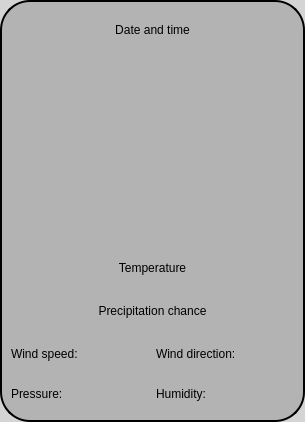
<?xml version="1.0" encoding="UTF-8"?>
<ui version="4.0">
 <class>Form</class>
 <widget class="QWidget" name="Form">
  <property name="geometry">
   <rect>
    <x>0</x>
    <y>0</y>
    <width>305</width>
    <height>422</height>
   </rect>
  </property>
  <property name="windowTitle">
   <string>Form</string>
  </property>
  <property name="styleSheet">
   <string notr="true">QWidget#Form{
background-color: rgba(72, 72, 72, 60);
border: 2px solid black; 
border-radius: 30px;}</string>
  </property>
  <layout class="QVBoxLayout" name="verticalLayout" stretch="1,5,1,1,2">
   <item>
    <widget class="QLabel" name="dateLabel">
     <property name="styleSheet">
      <string notr="true">font: 12pt &quot;Franklin Gothic Medium&quot;;
color: black;</string>
     </property>
     <property name="text">
      <string>Date and time</string>
     </property>
     <property name="alignment">
      <set>Qt::AlignCenter</set>
     </property>
    </widget>
   </item>
   <item>
    <layout class="QHBoxLayout" name="horizontalLayout" stretch="1,4,1">
     <item>
      <spacer name="horizontalSpacer">
       <property name="orientation">
        <enum>Qt::Horizontal</enum>
       </property>
       <property name="sizeHint" stdset="0">
        <size>
         <width>40</width>
         <height>20</height>
        </size>
       </property>
      </spacer>
     </item>
     <item>
      <widget class="QWidget" name="imageWidget" native="true"/>
     </item>
     <item>
      <spacer name="horizontalSpacer_2">
       <property name="orientation">
        <enum>Qt::Horizontal</enum>
       </property>
       <property name="sizeHint" stdset="0">
        <size>
         <width>40</width>
         <height>20</height>
        </size>
       </property>
      </spacer>
     </item>
    </layout>
   </item>
   <item>
    <widget class="QLabel" name="temperatureLabel">
     <property name="styleSheet">
      <string notr="true">font: 10pt &quot;Franklin Gothic Medium&quot;;
color: black;</string>
     </property>
     <property name="text">
      <string>Temperature</string>
     </property>
     <property name="alignment">
      <set>Qt::AlignCenter</set>
     </property>
    </widget>
   </item>
   <item>
    <widget class="QLabel" name="precipitationLabel">
     <property name="styleSheet">
      <string notr="true">font: 10pt &quot;Franklin Gothic Medium&quot;;
color: black;</string>
     </property>
     <property name="text">
      <string>Precipitation chance</string>
     </property>
     <property name="alignment">
      <set>Qt::AlignCenter</set>
     </property>
    </widget>
   </item>
   <item>
    <layout class="QVBoxLayout" name="verticalLayout_2">
     <item>
      <layout class="QHBoxLayout" name="horizontalLayout_5">
       <item>
        <widget class="QLabel" name="windSpeedLabel">
         <property name="styleSheet">
          <string notr="true">font: 9pt &quot;Franklin Gothic Medium&quot;;
color: black;</string>
         </property>
         <property name="text">
          <string>Wind speed: </string>
         </property>
        </widget>
       </item>
       <item>
        <widget class="QLabel" name="windDirectionLabel">
         <property name="styleSheet">
          <string notr="true">font: 9pt &quot;Franklin Gothic Medium&quot;;
color: black;</string>
         </property>
         <property name="text">
          <string>Wind direction: </string>
         </property>
        </widget>
       </item>
      </layout>
     </item>
     <item>
      <layout class="QHBoxLayout" name="horizontalLayout_2">
       <item>
        <widget class="QLabel" name="pressureLabel">
         <property name="styleSheet">
          <string notr="true">font: 9pt &quot;Franklin Gothic Medium&quot;;
color: black;</string>
         </property>
         <property name="text">
          <string>Pressure: </string>
         </property>
        </widget>
       </item>
       <item>
        <widget class="QLabel" name="humidityLabel">
         <property name="styleSheet">
          <string notr="true">font: 9pt &quot;Franklin Gothic Medium&quot;;
color: black;</string>
         </property>
         <property name="text">
          <string>Humidity: </string>
         </property>
        </widget>
       </item>
      </layout>
     </item>
    </layout>
   </item>
  </layout>
 </widget>
 <resources/>
 <connections/>
</ui>
